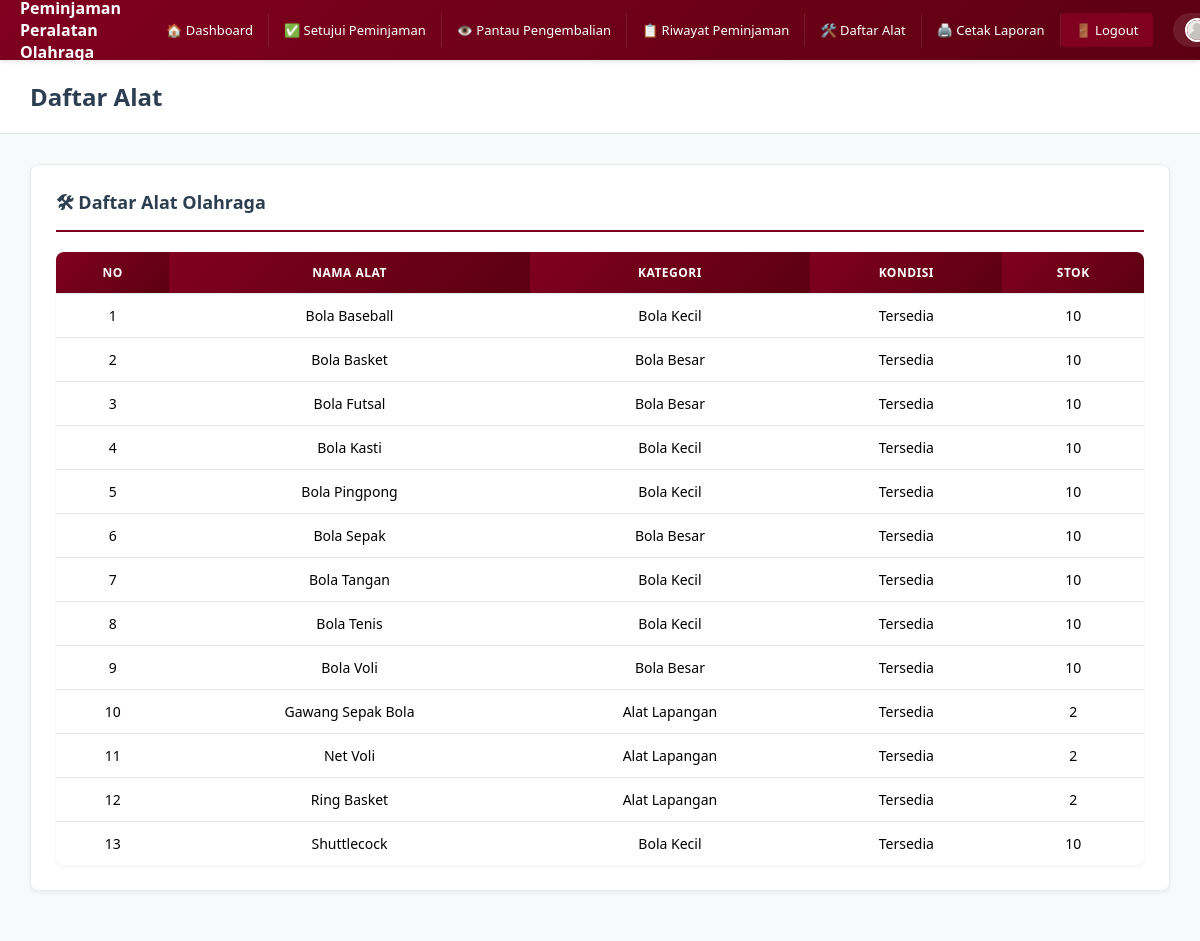
Page /petugas/daftarAlat (signed in) on the committed database.
### tables this page shows
CREATE TABLE `alat` (
  `id_alat` int NOT NULL,
  `id_kategori` int NOT NULL,
  `nama_alat` varchar(30) NOT NULL,
  `kondisi` enum('Tersedia','Tidak Tersedia','') NOT NULL,
  `stok` int NOT NULL,
  `deleted_at` datetime DEFAULT NULL
);

CREATE TABLE `kategori` (
  `id_kategori` int NOT NULL,
  `nama_kategori` varchar(50) NOT NULL
);

### controllers/PetugasController.php (called while the page is built, shortened)
<?php
class PetugasController extends Controller {
    public function daftarAlat() {
        $alatModel = $this->model('AlatModel');
        $data['judul'] = "Daftar Alat";
        $data['alat'] = $alatModel->getAll();
        $this->view('petugas/DaftarAlat', $data);
    }
}

### core/App.php (called while the page is built, shortened)
<?php
class App {
    protected $method = 'index';
    public function __construct() {
        $url = $this->parseURL();
        if (!empty($url[0])) {
            $controllerName = ucfirst($url[0]);
            if (file_exists(__DIR__ . '/../controllers/' . $controllerName . 'Controller.php')) {
                unset($url[0]);
            }
            elseif (file_exists(__DIR__ . '/../controllers/' . $controllerName . '.php')) {
                $this->controller = $controllerName;
                unset($url[0]);
            }
        }
        $this->controller = new $this->controller;
        if (isset($url[1]) && method_exists($this->controller, $url[1])) {
            $this->method = $url[1];
            unset($url[1]);
        }
        $this->params = $url ? array_values($url) : [];
        call_user_func_array([$this->controller, $this->method], $this->params);
    }
    public function parseURL() {
        if (isset($_GET['url'])) {
            $url = $_GET['url'];
            $url = ltrim($url, '/');
            $url = rtrim($url, '/');
            $url = filter_var($url, FILTER_SANITIZE_URL);
            return explode('/', $url);
        }
        return [];
    }
}

### Index.php (called while the page is built, shortened)
<?php
require_once __DIR__ . '/config/Database.php';
require_once __DIR__ . '/core/Controller.php';
require_once __DIR__ . '/core/App.php';
$app = new App();

### models/AlatModel.php (called while the page is built, shortened)
<?php
class AlatModel {
    private $db;
    public function __construct() {
        $this->db = Database::getInstance()->getConnection();
    }
    public function getAll() {
        $sql = "SELECT a.*, k.nama_kategori
                FROM alat a
                LEFT JOIN kategori k ON a.id_kategori = k.id_kategori
                ORDER BY a.nama_alat";
        $stmt = $this->db->query($sql);
        return $stmt->fetchAll();
    }
}

### config/Database.php (called while the page is built, shortened)
<?php
class Database {
    private $host     = 'localhost';
    private $db_name  = 'peminjaman_peralatan_olahraga';
    private $username = 'root';
    private $password = '';
    private static $instance = null;
    private $conn;
    private function __construct() {
        try {
            $dsn = "mysql:host={$this->host};dbname={$this->db_name};charset=utf8mb4";
            $options = [
                PDO::ATTR_ERRMODE            => PDO::ERRMODE_EXCEPTION,
                PDO::ATTR_DEFAULT_FETCH_MODE => PDO::FETCH_ASSOC,
                PDO::ATTR_EMULATE_PREPARES   => false,
            ];
            $this->conn = new PDO($dsn, $this->username, $this->password, $options);
        } catch (PDOException $e) {
            die("Koneksi Database Gagal: " . $e->getMessage());
        }
    }
    public static function getInstance() {
        if (self::$instance === null) {
            self::$instance = new Database();
        }
        return self::$instance;
    }
    public function getConnection() {
        return $this->conn;
    }
}

### views/petugas/DaftarAlat.php (the view)
<?php include __DIR__ . '/../layout/header.php';  ?>
<div class="box">
    <h3>🛠 Daftar Alat Olahraga</h3>
    <table>
        <tr>
            <th>No</th>
            <th>Nama Alat</th>
            <th>Kategori</th>
            <th>Kondisi</th>
            <th>Stok</th>
        </tr>
        <?php $no = 1; ?>
        <?php foreach ($data['alat'] as $a) : ?>
        <tr>
            <td><?= $no++; ?></td>
            <td><?= htmlspecialchars($a['nama_alat']); ?></td>
            <td><?= htmlspecialchars($a['nama_kategori'] ?? '-'); ?></td>
            <td><?= htmlspecialchars($a['kondisi']); ?></td>
            <td><?= $a['stok']; ?></td>
        </tr>
        <?php endforeach; ?>
    </table>
</div>

### assets/style.css (style rules this page uses)
* { margin:0; padding:0; box-sizing:border-box; }
body { font-family:'Segoe UI', Tahoma, Geneva, Verdana, sans-serif; background:#f8f9fa; padding-top:60px; }
.content h3 { color:#2c3e50; font-size:20px; margin-bottom:20px; font-weight:600; }
table { width:100%; border-collapse:collapse; margin-top:20px; background:white; border-radius:8px; overflow:hidden; box-shadow:0 2px 4px rgba(0,0,0,0.05); }
th,td { padding:12px 15px; text-align:center; border-bottom:1px solid #e9ecef; font-size:14px; }
th { background:linear-gradient(135deg, #800020 0%, #5c0011 100%); color:white; font-weight:600; text-transform:uppercase; font-size:12px; letter-spacing:0.5px; }
tr:last-child td { border-bottom:none; }
.box { background:white; padding:25px; border:1px solid #e9ecef; border-radius:8px; margin-bottom:20px; box-shadow:0 2px 4px rgba(0,0,0,0.05); }
.box h3 { color:#2c3e50; margin-bottom:20px; font-size:18px; font-weight:600; padding-bottom:10px; border-bottom:2px solid #800020; }

### views/layout/Header.php (style rules this page uses)
* { margin:0; padding:0; box-sizing:border-box; }
body { font-family:'Segoe UI', Tahoma, Geneva, Verdana, sans-serif; background:#f8f9fa; padding-top:60px; }
.content h3 { color:#2c3e50; font-size:20px; margin-bottom:20px; font-weight:600; }
table { width:100%; border-collapse:collapse; margin-top:20px; background:white; border-radius:8px; overflow:hidden; box-shadow:0 2px 4px rgba(0,0,0,0.05); }
th,td { padding:12px 15px; text-align:center; border-bottom:1px solid #e9ecef; font-size:14px; }
th { background:linear-gradient(135deg, #800020 0%, #5c0011 100%); color:white; font-weight:600; text-transform:uppercase; font-size:12px; letter-spacing:0.5px; }
tr:last-child td { border-bottom:none; }
.box { background:white; padding:25px; border:1px solid #e9ecef; border-radius:8px; margin-bottom:20px; box-shadow:0 2px 4px rgba(0,0,0,0.05); }
.box h3 { color:#2c3e50; margin-bottom:20px; font-size:18px; font-weight:600; padding-bottom:10px; border-bottom:2px solid #800020; }

### rows in the picture
alat: nama_alat "Bola Baseball", id_kategori.nama_kategori "Bola Kecil", kondisi "Tersedia", stok "10"
alat: nama_alat "Bola Basket", id_kategori.nama_kategori "Bola Besar", kondisi "Tersedia", stok "10"
alat: nama_alat "Bola Futsal", id_kategori.nama_kategori "Bola Besar", kondisi "Tersedia", stok "10"
alat: nama_alat "Bola Kasti", id_kategori.nama_kategori "Bola Kecil", kondisi "Tersedia", stok "10"
alat: nama_alat "Bola Pingpong", id_kategori.nama_kategori "Bola Kecil", kondisi "Tersedia", stok "10"
alat: nama_alat "Bola Sepak", id_kategori.nama_kategori "Bola Besar", kondisi "Tersedia", stok "10"
alat: nama_alat "Bola Tangan", id_kategori.nama_kategori "Bola Kecil", kondisi "Tersedia", stok "10"
alat: nama_alat "Bola Tenis", id_kategori.nama_kategori "Bola Kecil", kondisi "Tersedia", stok "10"
alat: nama_alat "Bola Voli", id_kategori.nama_kategori "Bola Besar", kondisi "Tersedia", stok "10"
alat: nama_alat "Gawang Sepak Bola", id_kategori.nama_kategori "Alat Lapangan", kondisi "Tersedia", stok "2"
alat: nama_alat "Net Voli", id_kategori.nama_kategori "Alat Lapangan", kondisi "Tersedia", stok "2"
alat: nama_alat "Ring Basket", id_kategori.nama_kategori "Alat Lapangan", kondisi "Tersedia", stok "2"
alat: nama_alat "Shuttlecock", id_kategori.nama_kategori "Bola Kecil", kondisi "Tersedia", stok "10"

### other values in the picture
$data['judul'] "Daftar Alat"
